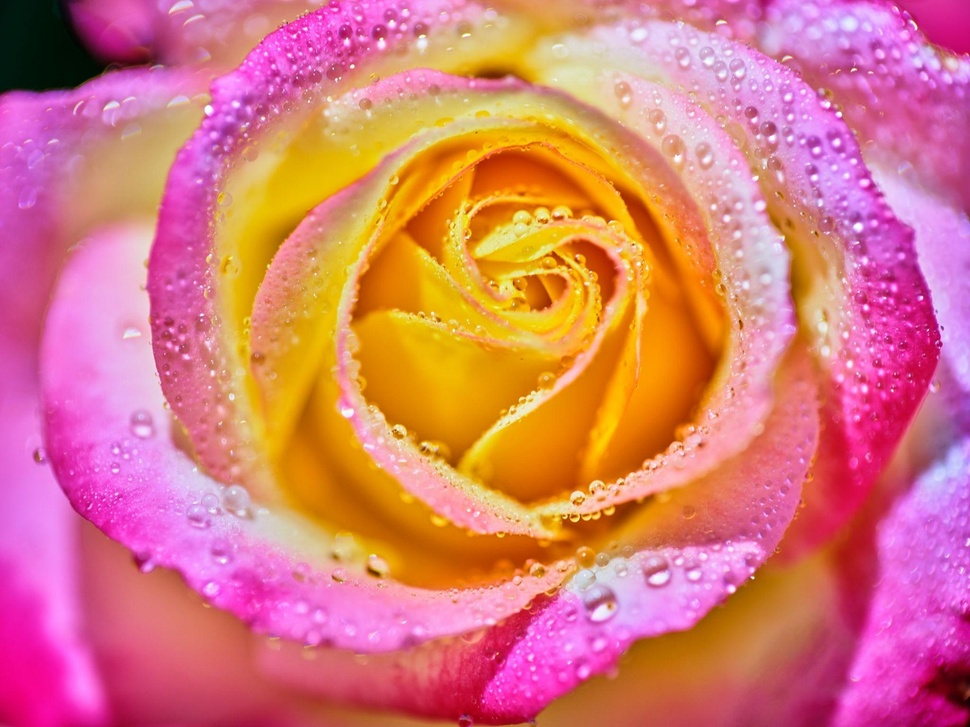
#> input picture image.jpeg, 970 x 727 px, shrunk from 1600 x 1200 before the run
$ jupyter execute Threshold.ipynb
#> lines starting #> are read from the running program, lines starting #| are printed output that depends on the picture; after the words box and inside, x2 and y2 are one past the last pixel; in counts of white or black regions, pixels touching at a corner belong together
# Ex. No: 08
#  Image Segmentation using Threshold

**Name:** LOHINI S    **Reg. No:** 212225240079

[cell 1]
#import required libraries
import cv2
import numpy as np
import matplotlib.pyplot as plt

[cell 2]
#Load Original Image
image = cv2.imread('image.jpeg')
#> image is the input picture: shape (727, 970, 3); mean B, G, R 120.3, 120.9, 217.2
image = cv2.cvtColor(image, cv2.COLOR_BGR2RGB)
plt.imshow(image)
plt.axis('off')
plt.show()

[cell 3]
#Convert to GrayScale
gray_image = cv2.cvtColor(image, cv2.COLOR_BGR2GRAY)
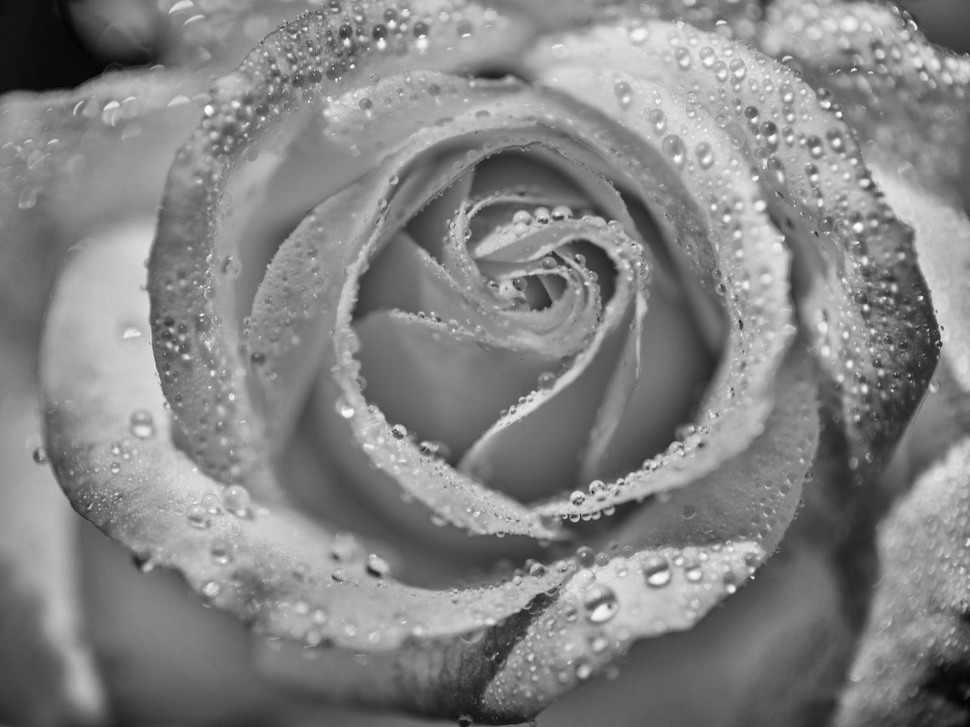
#> gray_image: shape (727, 970); min 3, max 254, mean 131.7

[cell 4]
#Global thresholding
threshold_value = 127
ret, thresholded_image = cv2.threshold(gray_image,threshold_value,255,cv2.THRESH_BINARY)
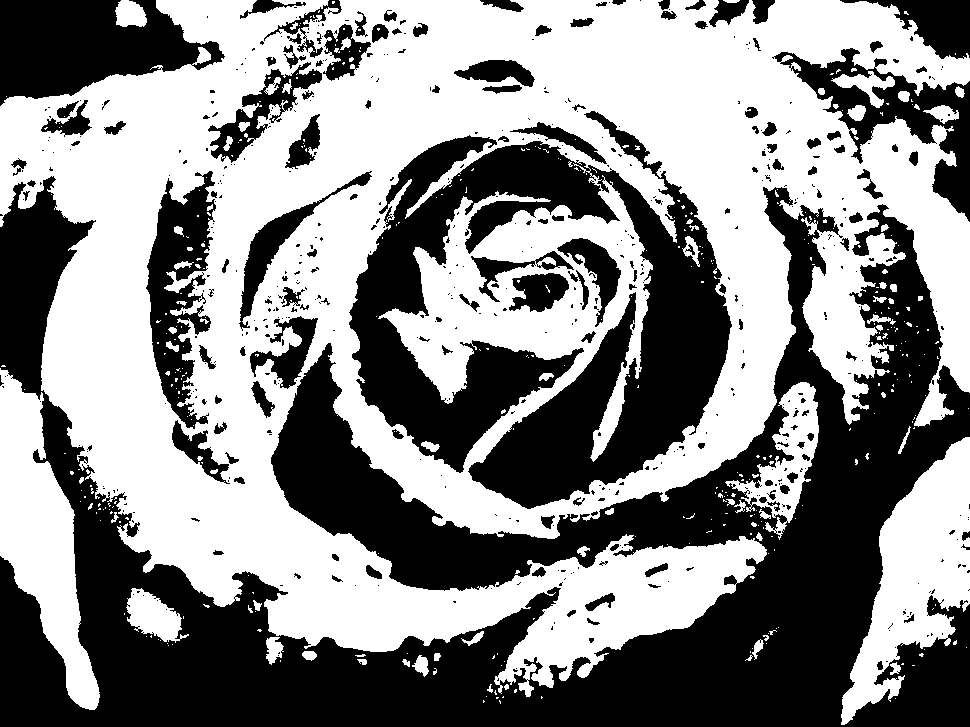
#> thresholded_image: shape (727, 970); 53.7% white; 558 black regions (416 under 20 px), largest, box (x1, y1, x2, y2) and area: (0, 176, 970, 727) 190982, (349, 111, 732, 509) 68141, (0, 0, 225, 106) 15050
#> ret = 127

[cell 5]
# Display the thresholded image
plt.figure(figsize=(10, 6))
plt.imshow(thresholded_image, cmap="gray")
plt.title("Global Thresholded Image")
plt.axis("off")
plt.show()

[cell 6]
#Adaptive Thresholding
# Adaptive Mean Thresholding
adaptive_mean = cv2.adaptiveThreshold(gray_image,255,cv2.ADAPTIVE_THRESH_MEAN_C,cv2.THRESH_BINARY,11,2)
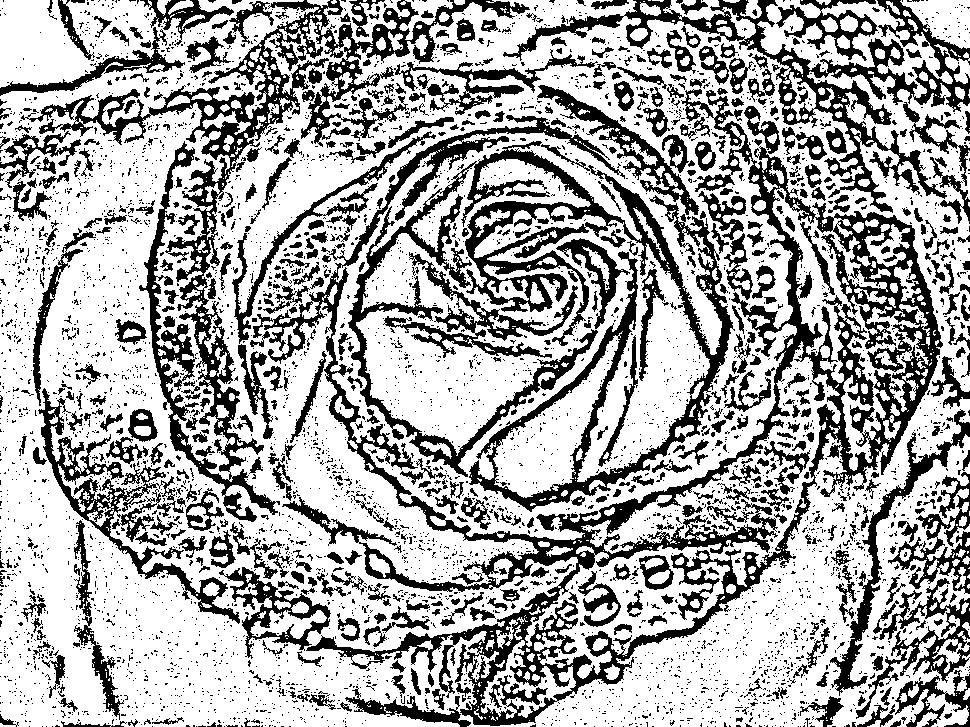
#> adaptive_mean: shape (727, 970); 66.8% white; 5076 black regions (4489 under 20 px), largest, box (x1, y1, x2, y2) and area: (253, 89, 943, 726) 52241, (348, 141, 735, 512) 27476, (21, 0, 530, 522) 25451

# Adaptive Gaussian Thresholding
adaptive_gaussian = cv2.adaptiveThreshold(gray_image,255,cv2.ADAPTIVE_THRESH_GAUSSIAN_C,cv2.THRESH_BINARY,11,2)
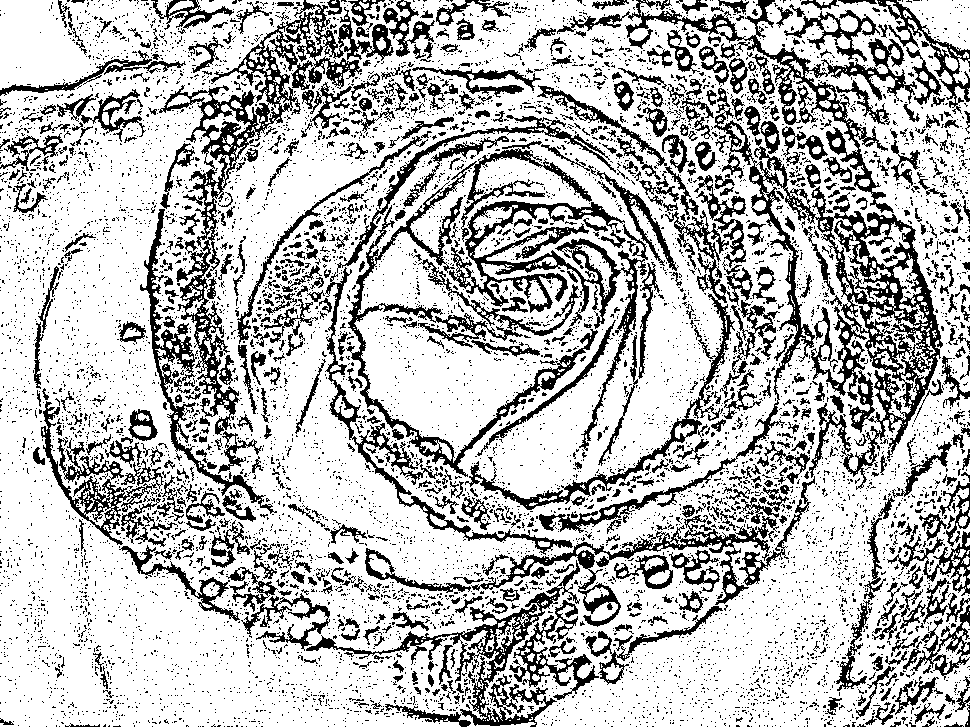
#> adaptive_gaussian: shape (727, 970); 73.6% white; 8483 black regions (7750 under 20 px), largest, box (x1, y1, x2, y2) and area: (539, 88, 943, 533) 17598, (159, 0, 394, 435) 11577, (346, 148, 598, 477) 8752

[cell 7]
# Display the segmented images
plt.figure(figsize=(15, 5))

plt.subplot(1, 3, 1)
plt.imshow(gray_image, cmap="gray")
plt.title("Original Grayscale")
plt.axis("off")

plt.subplot(1, 3, 2)
plt.imshow(adaptive_mean, cmap="gray")
plt.title("Adaptive Mean Thresholding")
plt.axis("off")

plt.subplot(1, 3, 3)
plt.imshow(adaptive_gaussian, cmap="gray")
plt.title("Adaptive Gaussian Thresholding")
plt.axis("off")

plt.tight_layout()
plt.show()

[cell 8]
# Step 6: Otsu's Thresholding
otsu_threshold, otsu_image = cv2.threshold(gray_image,0,255,cv2.THRESH_BINARY + cv2.THRESH_OTSU)
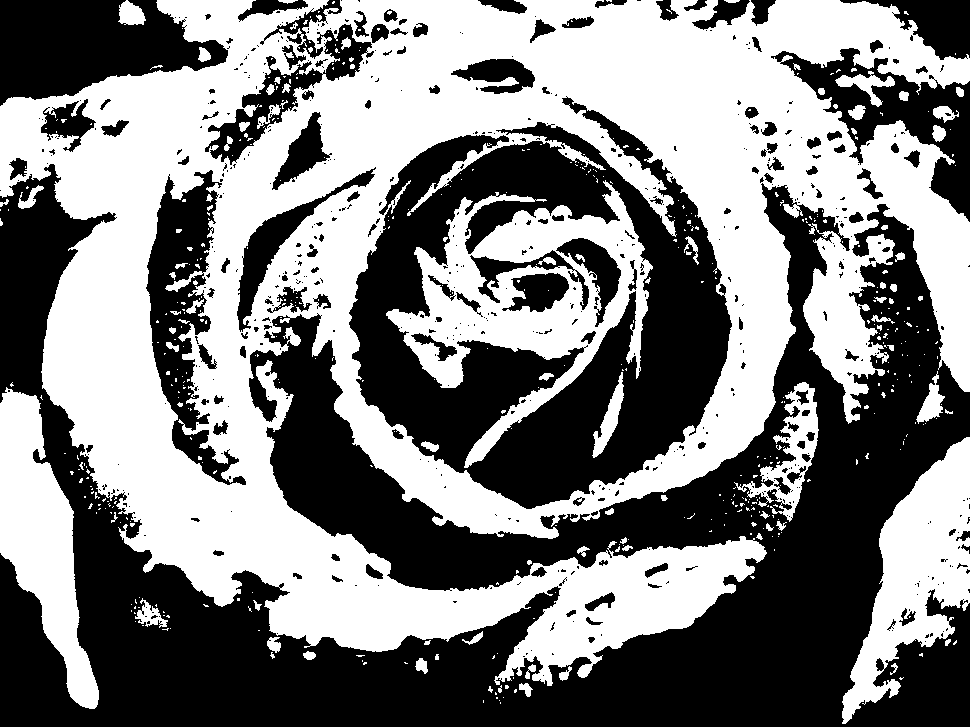
#> otsu_image: shape (727, 970); 50.1% white; 572 black regions (434 under 20 px), largest, box (x1, y1, x2, y2) and area: (0, 164, 970, 727) 204622, (349, 96, 732, 509) 73198, (0, 0, 228, 106) 15689
#> otsu_threshold = 131

# Display the segmented image
plt.figure(figsize=(10, 6))
plt.imshow(otsu_image, cmap="gray")
plt.title(f"Otsu's Thresholding (Threshold = {otsu_threshold:.0f})")
plt.axis("off")
plt.show()

# Display the automatically calculated threshold
print("Optimal Otsu Threshold Value:", otsu_threshold)
#| Optimal Otsu Threshold Value: 131.0

[cell 9]
# Step 7: Compare Global, Adaptive, and Otsu's Thresholding
plt.figure(figsize=(15, 10))
# Global Thresholding
plt.subplot(2, 2, 1)
plt.imshow(thresholded_image, cmap="gray")
plt.title("Global Thresholding")
plt.axis("off")
# Adaptive Mean Thresholding
plt.subplot(2, 2, 2)
plt.imshow(adaptive_mean, cmap="gray")
plt.title("Adaptive Mean Thresholding")
plt.axis("off")
# Adaptive Gaussian Thresholding
plt.subplot(2, 2, 3)
plt.imshow(adaptive_gaussian, cmap="gray")
plt.title("Adaptive Gaussian Thresholding")
plt.axis("off")
# Otsu's Thresholding
plt.subplot(2, 2, 4)
plt.imshow(otsu_image, cmap="gray")
plt.title(f"Otsu's Thresholding (T = {otsu_threshold:.0f})")
plt.axis("off")

plt.tight_layout()
plt.show()
